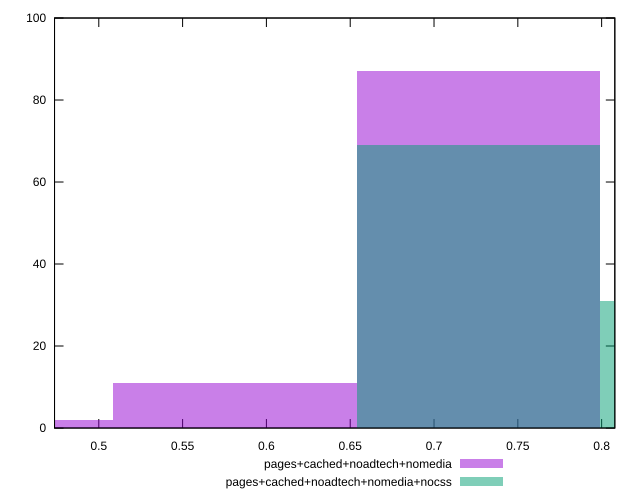

gnuplot code for this plot:
reset

$pagesCachedNoadtechNomedia <<EOF
0.4359826712832086 2
0.5813102283776115 11
0.7266377854720143 87
EOF

$pagesCachedNoadtechNomediaNocss <<EOF
0.7266377854720143 69
0.8719653425664172 31
EOF

set key outside below
set boxwidth 0.14532755709440287
set xrange [0.47359489888930234:0.8078676274335282]
set yrange [0:100]
set trange [0:100]
set style fill transparent solid 0.5 noborder
set terminal svg size 640, 500 enhanced background rgb 'white'
set output "report_00017_2021-02-10T15-08-03.406Z/meta/pScore/comparison/histogram/3_vs_4.svg"

plot $pagesCachedNoadtechNomedia title "pages+cached+noadtech+nomedia" with boxes, \
     $pagesCachedNoadtechNomediaNocss title "pages+cached+noadtech+nomedia+nocss" with boxes

reset
